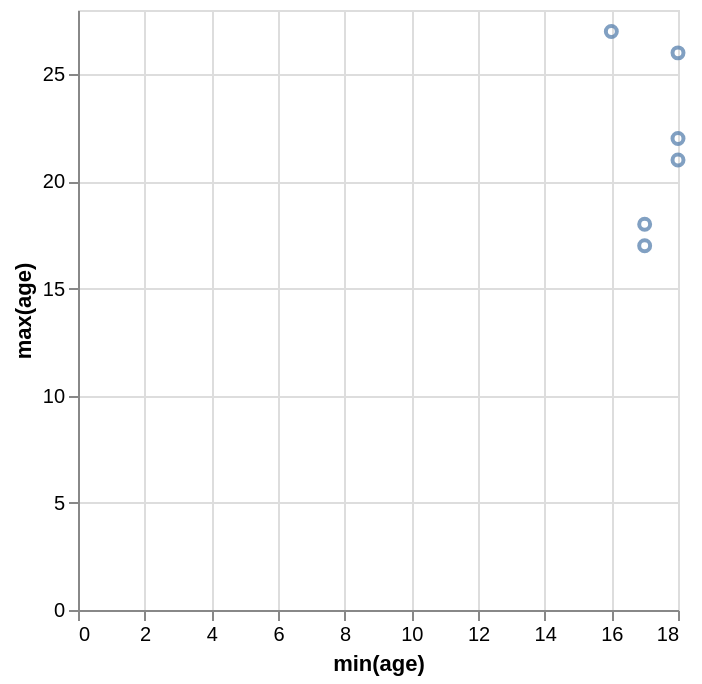

Specify this chart in Vega-Lite:
### Vega-Lite specification from a JSON file in a GitHub repository (floating-point values rounded to 4 significant figures)
{"data": {"values": [{"x_data": 18, "y_data": 26}, {"x_data": 17, "y_data": 17}, {"x_data": 18, "y_data": 22}, {"x_data": 17, "y_data": 18}, {"x_data": 18, "y_data": 21}, {"x_data": 16, "y_data": 27}]}, "mark": "point", "encoding": {"x": {"field": "x_data", "type": "quantitative", "title": "min(age)"}, "y": {"field": "y_data", "type": "quantitative", "title": "max(age)"}}}
